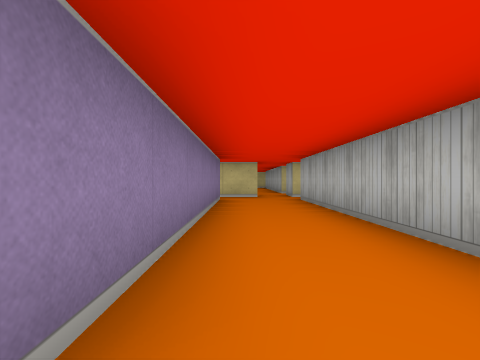
view 1 (above)

24 first-person views from a walk through a cub3D maze. The camera is about half as high as the walls, looks level and sees 85° across. The floor is counted in squares. Each view is taken from the middle of a square. On the plan, view 1 faces up. The plan holds only what a view shows up to about 9 squares ahead; the rest is blank.

view 2
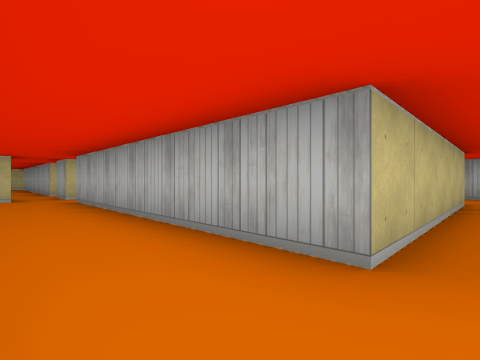

view 3
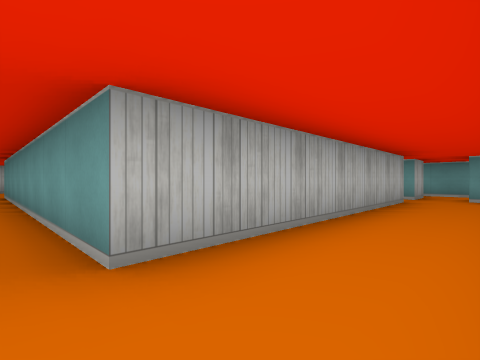

view 4
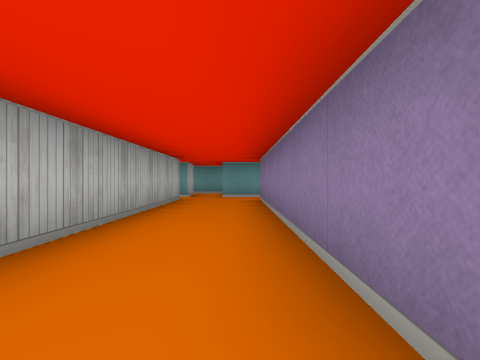

view 5
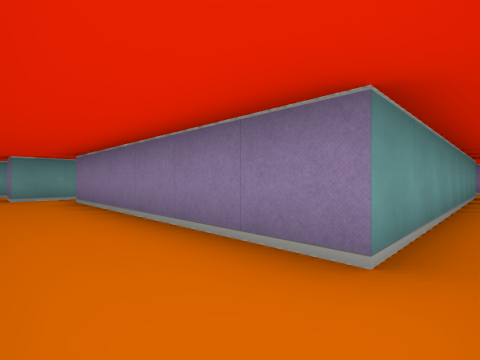

view 6
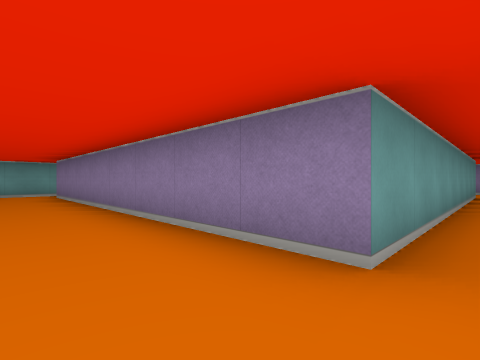

view 7
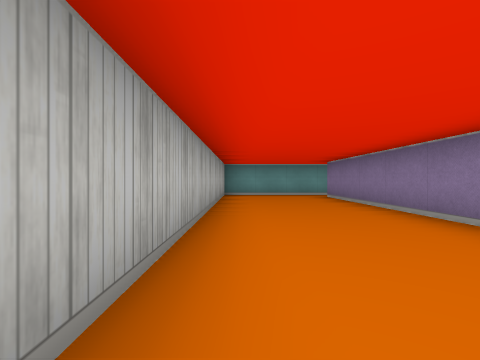

view 8
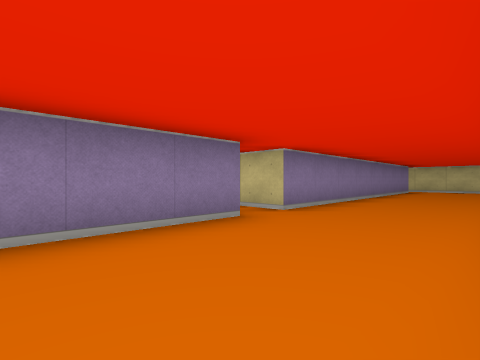

view 9
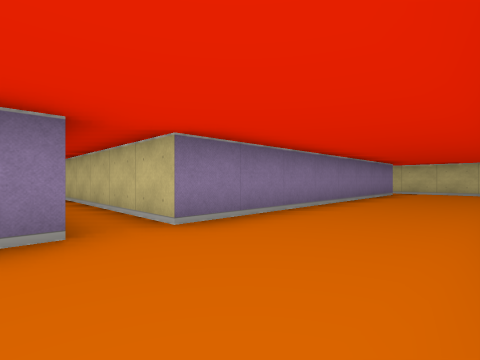

view 10
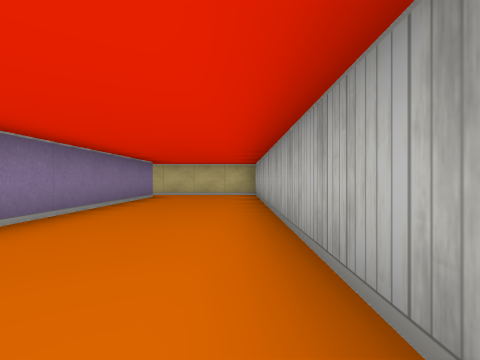

view 11
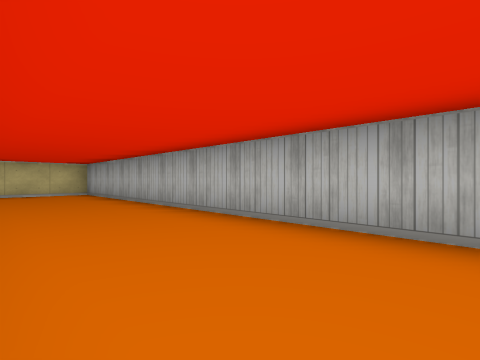

view 12
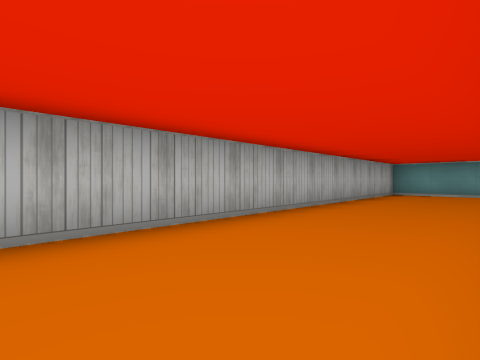

view 13
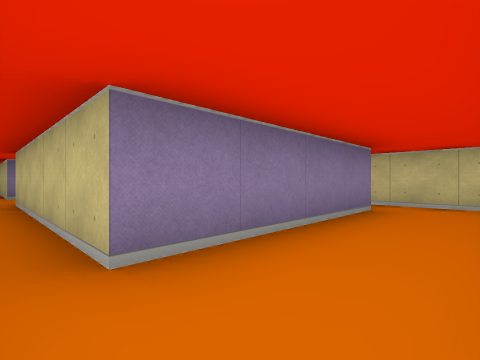

view 14
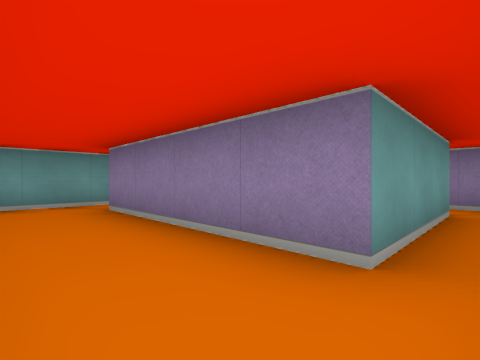

view 15
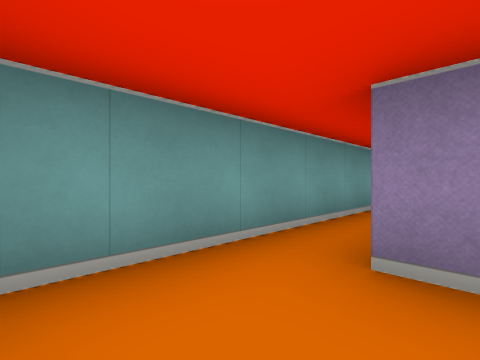

view 16
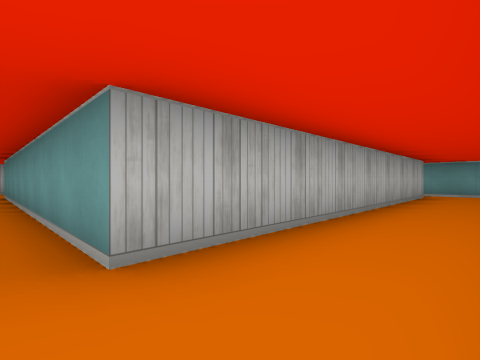

view 17
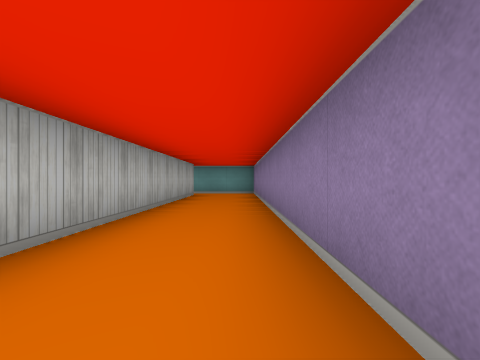

view 18
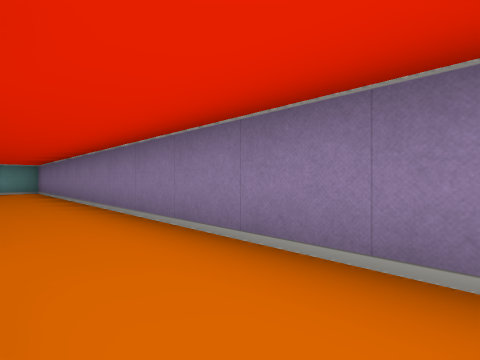

view 19
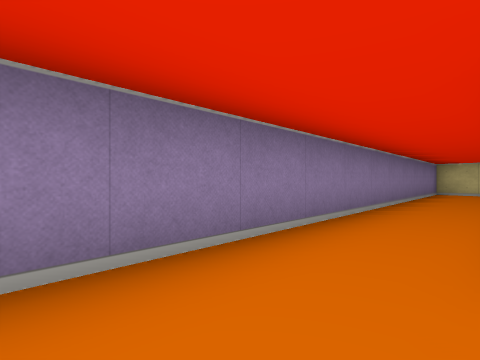

view 20
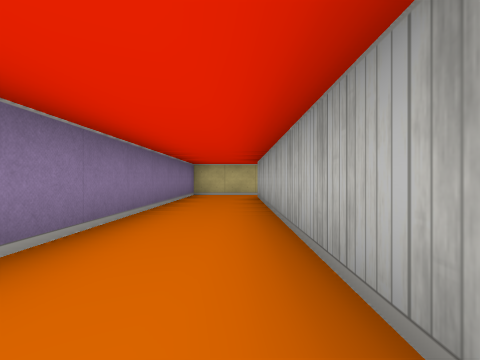

view 21
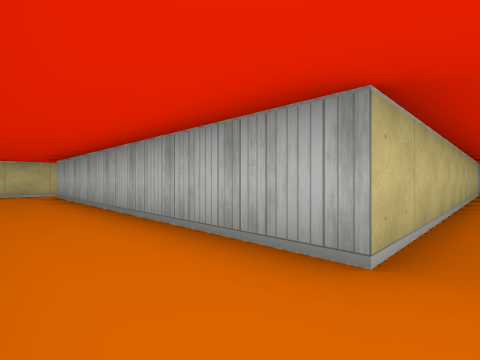

view 22
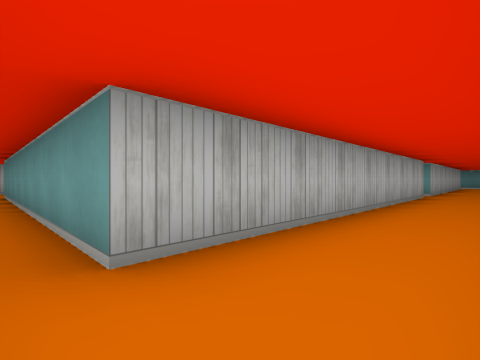

view 23
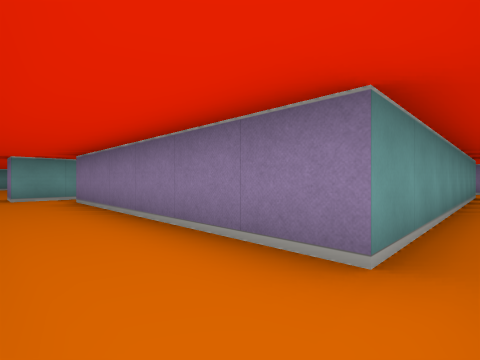

view 24
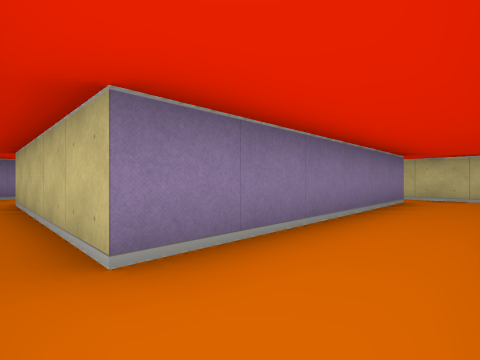

### Floor plan
Points are (right, up) in squares from view 1. A wall is a line through its corners. A room is listed if a view was taken in it or the views show most of it. See-through windows are left out.
Room 1 (views 1, 2, 3, 4, 5)
walls: (-0.5, 6.5) (-0.5, 0.5); (0.5, 7.5) (-0.5, 7.5); (-0.8, -0.5) (0.5, -0.5); (3.5, -0.5) (6.5, -0.5); (6.5, 0.5) (1.5, 0.5) (1.5, 6.5) (9.5, 6.5); (9.5, 7.5) (4.5, 7.5)
ways out: opening at (10, 7) to room 2; opening at (6, 0) to room 3; opening at (-1, 7) to room 4; opening at (1, -1) to room 4; opening at (1, 8) to room 5; opening at (0, 0)
Room 2 (views 6, 7, 8, 9, 10, 11, 12)
walls: (9.5, 6.5) (9.5, -1.5); (9.5, 15.5) (9.5, 7.5); (9.1, -2.5) (12.5, -2.5) (12.5, 16.5) (9.1, 16.5)
ways out: opening at (10, 7) to room 1; opening at (9, -2) to room 4
Room 3 (views 13, 14, 15)
walls: (7.9, 5.5) (6.1, 5.5); (6.5, -0.5) (8, -0.5); (3.5, 4.5) (6.5, 4.5) (6.5, 0.5); (2.5, 4.9) (2.5, 4.4)
ways out: opening at (6, 0) to room 1; opening at (3, 4)
Room 4 (views 16, 17, 18, 19, 20, 21, 22)
walls: (-0.5, 7.5) (-8.5, 7.5) (-8.5, 15.5) (-0.5, 15.5); (-8.5, -1.5) (-8.5, 6.5) (-0.5, 6.5); (-8.2, 16.5) (-10.5, 16.5) (-10.5, -2.2); (0.5, -0.5) (0.5, -1.2); (-10.2, -2.5) (-8.2, -2.5); (1.5, -1.5) (1.5, -0.5); (0.4, -2.5) (1.8, -2.5)
ways out: opening at (-1, 7) to room 1; opening at (1, -1) to room 1; opening at (9, -2) to room 2; opening at (-1, 16) to room 5
Room 5 (views 23, 24)
walls: (-0.5, 15.5) (-0.5, 9.5); (0.8, 16.5) (-0.8, 16.5); (1.5, 9.5) (1.5, 11.2); (-0.8, 8.5) (0.5, 8.5) (0.5, 7.5); (1.5, 7.5) (1.5, 8.5)
ways out: opening at (1, 8) to room 1; opening at (-1, 16) to room 4; opening at (0, 9)

Where each view was taken, in squares from view 1:
view 1: 0 up, 0 right, facing up
view 2: 0 up, 0 right, facing up-right
view 3: 7 up, 0 right, facing down-right
view 4: 7 up, 0 right, facing down
view 5: 7 up, 1 right, facing down-left
view 6: 7 up, 11 right, facing down-left
view 7: 6 up, 12 right, facing down
view 8: 4 up, 12 right, facing up-left
view 9: 6 up, 12 right, facing up-left
view 10: 8 up, 12 right, facing up
view 11: 7 up, 10 right, facing up-right
view 12: 7 up, 10 right, facing down-right
view 13: 0 up, 8 right, facing up-left
view 14: 5 up, 8 right, facing down-left
view 15: 1 up, 8 right, facing down-left
view 16: 7 up, 10 left, facing down-right
view 17: 7 up, 10 left, facing down
view 18: 9 up, 9 left, facing down-left
view 19: 6 up, 9 left, facing up-left
view 20: 8 up, 9 left, facing up
view 21: 7 up, 10 left, facing up-right
view 22: 16 up, 10 left, facing down-right
view 23: 16 up, 1 right, facing down-left
view 24: 9 up, 1 right, facing up-left
